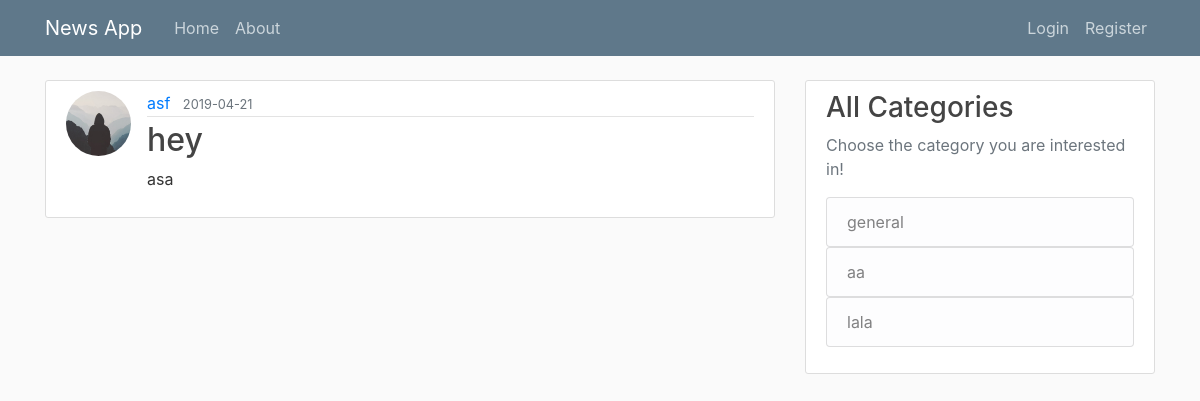
Page /post/7 on the committed database.
### flaskblog/models.py (models this page shows, shortened)
class User(db.Model, UserMixin):
    id = db.Column(db.Integer, primary_key=True)
    username = db.Column(db.String(20), unique=True, nullable=False)
    email = db.Column(db.String(120), unique=True, nullable=False)
    image_file = db.Column(db.String(20), nullable=False,
                           default='default.jpg')
    password = db.Column(db.String(60), nullable=False)
    posts = db.relationship('Post', backref='author', lazy=True)

class Post(db.Model):
    id = db.Column(db.Integer, primary_key=True)
    title = db.Column(db.String(100), nullable=False)
    date_posted = db.Column(db.DateTime, nullable=False,
                            default=datetime.utcnow)
    content = db.Column(db.Text, nullable=False)
    user_id = db.Column(db.Integer, db.ForeignKey('user.id'), nullable=False)
    image_file = db.Column(db.String(20), nullable=False,
                           default='default1.jpg')
    category = db.Column(db.String(20), nullable=False)

### flaskblog/posts/routes.py (the view)
@posts.route("/post/<int:post_id>")
def post(post_id):
    post = Post.query.get_or_404(post_id)
    dis_cats = []
    for dis_cat in db.session.query(Post.category).distinct():
        dis_cats.append(dis_cat.category)
    return render_template('post.html', title=post.title, image_file=post.image_file, post=post, dis_cats=dis_cats)

### flaskblog/templates/post.html (shortened to what this page needs)
{% extends "layout.html" %} {% block content %}
<article class="media content-section">
  <img
    src="{{ url_for('static',filename='profile_pics/' + post.author.image_file) }}"
    alt=""
    class="rounded-circle article-img"
  />
  <div class="media-body">
    <div class="article-metadata">
      <a class="mr-2" href="{{ url_for('users.user_posts', username=post.author.username) }}">{{ post.author.username }}</a>
      <small class="text-muted">{{
        post.date_posted.strftime("%Y-%m-%d")
      }}</small>
    </div>
    <h2 class="article-title">{{ post.title }}</h2>
    <p class="article-content">{{ post.content }}</p>
  </div>
</article>
{% endblock content %}

### flaskblog/static/main.css (style rules this page uses)
body { background: #fafafa; color: #333333; margin-top: 5rem; }
h1, h2, h3, h4, h5, h6 { color: #444444; }
.content-section { background: #ffffff; padding: 10px 20px; border: 1px solid #dddddd; border-radius: 3px; margin-bottom: 20px; }
.article-title { color: #444444; }
.article-content { white-space: pre-line; }
.article-img { height: 65px; width: 65px; margin-right: 16px; }
.article-metadata { padding-bottom: 1px; margin-bottom: 4px; border-bottom: 1px solid #e3e3e3 }

### rows in the picture
User: image_file (placeholder picture), author.username "asf"
Post: date_posted "2019-04-21", title "hey", content "asa"

### other values in the picture
{{ cate }} "general" "aa" "lala"
